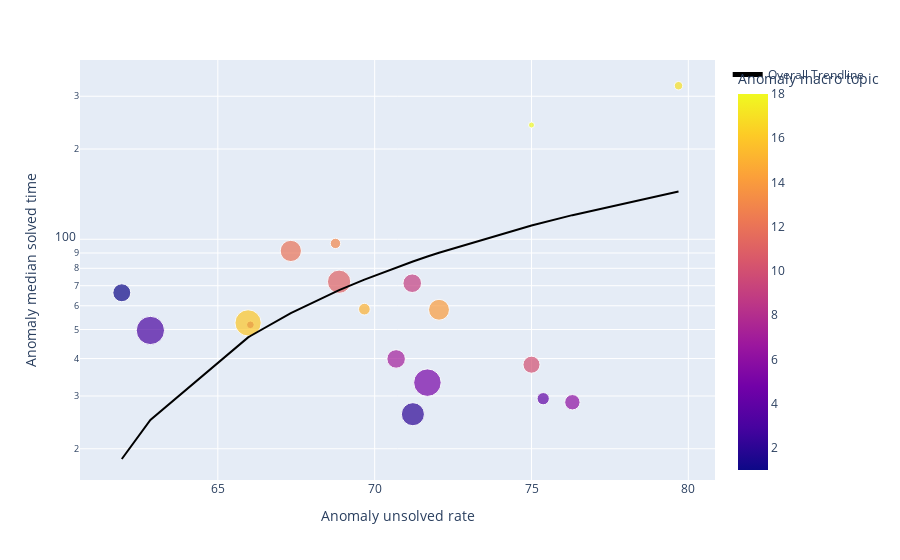

Notebook code for this chart:
### Code cell
# plot the difficulty metrics pairwise across topics

# calculate the statistics of each metric across topics            
            
df = pd.read_json(os.path.join(path_result_rq2, 'metrics.json'))
df = df[df['Challenge_summary_topic_macro'] != -1]

df_topics = []
total_count = len(df)

for name, group in df.groupby('Challenge_summary_topic_macro'):
    topic_info = {
        'Anomaly macro topic': name,
        'Anomaly count': group['Challenge_summary_topic_macro'].count(),
        'Anomaly proportion': group['Challenge_summary_topic_macro'].count() / total_count * 100,
        'Anomaly unsolved rate': group['Challenge_solved_time'].isna().sum() / group['Challenge_summary_topic_macro'].count() * 100,
        'Anomaly mean score': group['Challenge_score_count'].mean(),
        'Anomaly mean favorite count': group['Challenge_favorite_count'].mean(),
        'Anomaly mean link count': group['Challenge_link_count'].mean(),
        'Anomaly mean reading time': group['Challenge_reading_time'].mean(),
        'Anomaly mean readability': group['Challenge_readability'].mean(),
        # 'Anomaly mean sentence count': group['Challenge_sentence_count'].mean(),
        'Anomaly mean word count': group['Challenge_word_count'].mean(),
        'Anomaly mean view count': group['Challenge_view_count'].mean(),
        'Anomaly mean answer count': group['Challenge_answer_count'].mean(),
        'Anomaly mean comment count': group['Challenge_comment_count'].mean(),

        'Solution mean score': group['Solution_score_count'].mean(),
        'Solution mean link count': group['Solution_link_count'].mean(),
        'Solution mean reading time': group['Solution_reading_time'].mean(),
        'Solution mean readability': group['Solution_readability'].mean(),
        'Solution mean sentence count': group['Solution_sentence_count'].mean(),
        'Solution mean word count': group['Solution_word_count'].mean(),
        'Solution mean comment count': group['Solution_comment_count'].mean(),

        'Anomaly mean solved time': group['Challenge_solved_time'].mean(),
        'Anomaly median solved time': group['Challenge_solved_time'].median(),
        'Anomaly mean adjusted solved time': group['Challenge_adjusted_solved_time'].mean(),
        'Anomaly median adjusted solved time': group['Challenge_adjusted_solved_time'].median(),
    }
    df_topics.append(topic_info)

df_topics = pd.DataFrame(df_topics)

# Plot unsolved rate against median open time for each topic using count ratio as size
fig = px.scatter(df_topics, y="Anomaly median solved time", x="Anomaly unsolved rate",
                 color="Anomaly macro topic", hover_name="Anomaly macro topic", size="Anomaly count", trendline="ols", trendline_scope="overall", trendline_color_override="black", log_y=True)
fig.show()
fig.update_layout(
    width=1500,
    height=750,
    margin=dict(l=0, r=0, t=0, b=0))
fig.write_image(os.path.join(
    path_result_rq2, 'Anomaly unsolved rate vs median solved time.png'))

### Figure 1 — Plotly figure (JSON) as saved in the notebook; plotly's stock layout.template omitted (floating-point values rounded to 4 significant figures)
{"data": [{"hovertemplate": "<b>%{hovertext}</b><br><br>Anomaly unsolved rate=%{x}<br>Anomaly median solved time=%{y}<br>Anomaly count=%{marker.size}<br>Anomaly macro topic=%{marker.color}<extra></extra>", "hovertext": [1, 2, 3, 4, 5, 6, 7, 8, 9, 10, 11, 12, 13, 14, 15, 16, 17, 18], "legendgroup": "", "marker": {"color": [1, 2, 3, 4, 5, 6, 7, 8, 9, 10, 11, 12, 13, 14, 15, 16, 17, 18], "coloraxis": "coloraxis", "size": [289, 476, 716, 134, 678, 211, 307, 53, 309, 260, 485, 404, 96, 390, 122, 617, 64, 32], "sizemode": "area", "sizeref": 1.79, "symbol": "circle"}, "mode": "markers", "name": "", "orientation": "v", "showlegend": false, "type": "scatter", "x": [61.94, 71.22, 62.85, 75.37, 71.68, 76.3, 70.68, 66.04, 71.2, 75, 68.87, 67.33, 68.75, 72.05, 69.67, 65.96, 79.69, 75], "xaxis": "x", "y": [66.31, 26.08, 49.63, 29.38, 33.24, 28.59, 39.89, 51.83, 71.35, 38.15, 72.17, 91.43, 96.86, 58.19, 58.45, 52.6, 325.3, 240.5], "yaxis": "y"}, {"hovertemplate": "<b>OLS trendline</b><br>Anomaly median solved time = 7.09138 * Anomaly unsolved rate + -420.736<br>R<sup>2</sup>=0.182263<br><br>Anomaly unsolved rate=%{x}<br>Anomaly median solved time=%{y} <b>(trend)</b><extra></extra>", "legendgroup": "Overall Trendline", "line": {"color": "black"}, "mode": "lines", "name": "Overall Trendline", "showlegend": true, "type": "scatter", "x": [61.94, 62.85, 65.96, 66.04, 67.33, 68.75, 68.87, 69.67, 70.68, 71.2, 71.22, 71.68, 72.05, 75, 75, 75.37, 76.3, 79.69], "xaxis": "x", "y": [18.49, 24.95, 47.04, 47.56, 56.7, 66.8, 67.62, 73.34, 80.51, 84.15, 84.3, 87.58, 90.21, 111.1, 111.1, 113.8, 120.4, 144.4], "yaxis": "y"}], "layout": {"coloraxis": {"colorbar": {"title": {"text": "Anomaly macro topic"}}, "colorscale": [[0, "#0d0887"], [0.1111, "#46039f"], [0.2222, "#7201a8"], [0.3333, "#9c179e"], [0.4444, "#bd3786"], [0.5556, "#d8576b"], [0.6667, "#ed7953"], [0.7778, "#fb9f3a"], [0.8889, "#fdca26"], [1, "#f0f921"]]}, "legend": {"itemsizing": "constant", "tracegroupgap": 0}, "margin": {"t": 60}, "xaxis": {"anchor": "y", "domain": [0, 1], "title": {"text": "Anomaly unsolved rate"}}, "yaxis": {"anchor": "x", "domain": [0, 1], "title": {"text": "Anomaly median solved time"}, "type": "log"}}}
